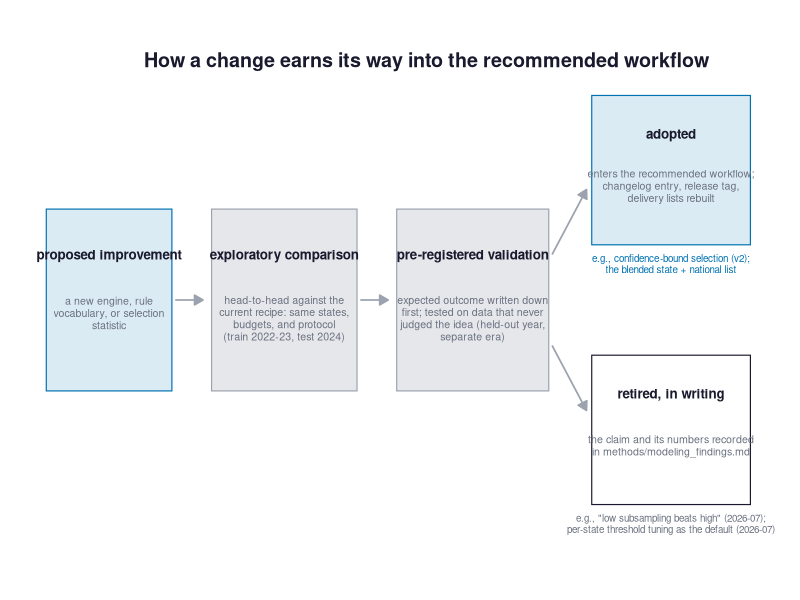

Source code (R):
# Companion figure to the pipeline diagram (draw_pipeline_options.R, option B):
# how a proposed change qualifies for the recommended workflow. Same visual
# language. Examples on the two exits are real cases from modeling_findings.md.
# Output: presentation_figures/refinement_loop.png

suppressMessages(library(ggplot2))
dir.create("presentation_figures", showWarnings = FALSE)

INK    <- "#1a1a2e"
MUTED  <- "#6b7280"
BOX    <- "#e5e7eb"
EDGE   <- "#9ca3af"
BLUE   <- "#0072B2"

arrowspec <- arrow(length = unit(7, "pt"), type = "closed")
box <- function(x, y, w, h, fill, colour = NA)
  annotate("rect", xmin = x - w/2, xmax = x + w/2, ymin = y - h/2, ymax = y + h/2,
           fill = fill, colour = colour, linewidth = 0.4)
lbl <- function(x, y, text, size = 3.2, col = INK, face = "plain", lh = 0.95)
  annotate("text", x = x, y = y, label = text, size = size, colour = col,
           fontface = face, lineheight = lh)
seg <- function(x1, y1, x2, y2, col = EDGE)
  annotate("segment", x = x1, y = y1, xend = x2, yend = y2,
           colour = col, linewidth = 0.6, arrow = arrowspec)

p <- ggplot() +
  # 1 proposal
  box(1.2, 2.0, 1.9, 1.4, fill = scales::alpha(BLUE, 0.14), colour = BLUE) +
  lbl(1.2, 2.35, "proposed improvement", 3.4, INK, "bold") +
  lbl(1.2, 1.90, "a new engine, rule\nvocabulary, or selection\nstatistic", 2.7, MUTED) +
  seg(2.2, 2.0, 2.62, 2.0) +
  # 2 exploratory comparison
  box(3.85, 2.0, 2.2, 1.4, fill = BOX, colour = EDGE) +
  lbl(3.85, 2.35, "exploratory comparison", 3.4, INK, "bold") +
  lbl(3.85, 1.86, "head-to-head against the\ncurrent recipe: same states,\nbudgets, and protocol\n(train 2022-23, test 2024)", 2.7, MUTED) +
  seg(5.0, 2.0, 5.42, 2.0) +
  # 3 pre-registered validation
  box(6.7, 2.0, 2.3, 1.4, fill = BOX, colour = EDGE) +
  lbl(6.7, 2.35, "pre-registered validation", 3.4, INK, "bold") +
  lbl(6.7, 1.86, "expected outcome written down\nfirst; tested on data that never\njudged the idea (held-out year,\nseparate era)", 2.7, MUTED) +
  # exits
  seg(7.9, 2.35, 8.42, 2.85) +
  seg(7.9, 1.65, 8.42, 1.15) +
  box(9.7, 3.0, 2.4, 1.15, fill = scales::alpha(BLUE, 0.14), colour = BLUE) +
  lbl(9.7, 3.28, "adopted", 3.4, INK, "bold") +
  lbl(9.7, 2.88, "enters the recommended workflow;\nchangelog entry, release tag,\ndelivery lists rebuilt", 2.7, MUTED) +
  lbl(9.7, 2.28, "e.g., confidence-bound selection (v2);\nthe blended state + national list", 2.5, BLUE) +
  box(9.7, 1.0, 2.4, 1.15, fill = "white", colour = INK) +
  lbl(9.7, 1.28, "retired, in writing", 3.4, INK, "bold") +
  lbl(9.7, 0.88, "the claim and its numbers recorded\nin methods/modeling_findings.md", 2.7, MUTED) +
  lbl(9.7, 0.28, "e.g., \"low subsampling beats high\" (2026-07);\nper-state threshold tuning as the default (2026-07)", 2.5, MUTED) +
  lbl(6.0, 3.85, "How a change earns its way into the recommended workflow", 5, INK, "bold") +
  coord_cartesian(xlim = c(0.1, 11.1), ylim = c(-0.1, 4.1)) +
  theme_void()
ggsave("presentation_figures/refinement_loop.png", p,
       width = 12, height = 4.6, dpi = 300, bg = "white")
cat("wrote presentation_figures/refinement_loop.png\n")
